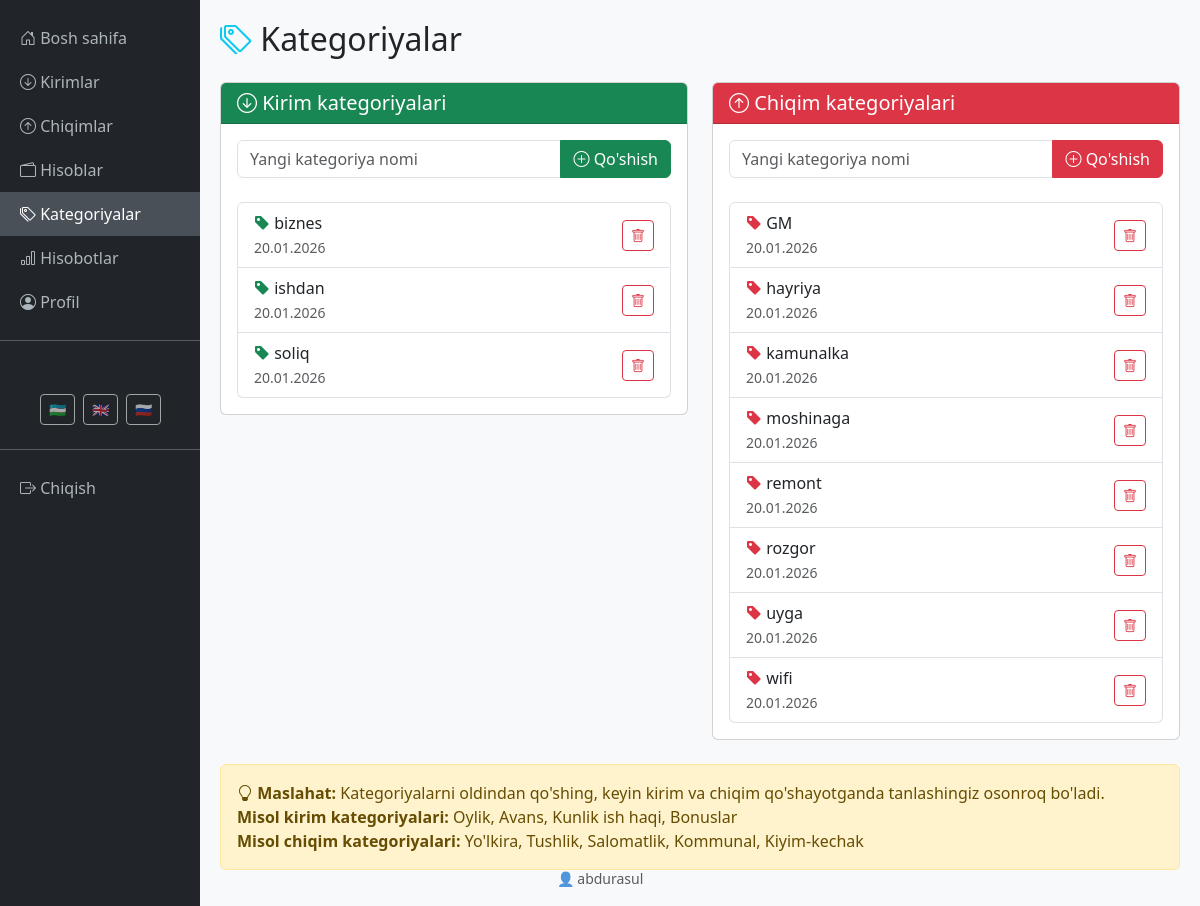
The app's page /uz/categories/ (signed in) with its own data.
### finance/models.py (models this page shows, shortened)
class IncomeCategory(models.Model):
    user = models.ForeignKey(User, on_delete=models.CASCADE, related_name='income_categories')
    name = models.CharField(max_length=100, verbose_name='Kategoriya nomi')
    created_at = models.DateTimeField(auto_now_add=True)
    class Meta:
        verbose_name = 'Kirim kategoriyasi'
        verbose_name_plural = 'Kirim kategoriyalari'
        ordering = ['name']

class ExpenseCategory(models.Model):
    user = models.ForeignKey(User, on_delete=models.CASCADE, related_name='expense_categories')
    name = models.CharField(max_length=100, verbose_name='Kategoriya nomi')
    created_at = models.DateTimeField(auto_now_add=True)
    class Meta:
        verbose_name = 'Chiqim kategoriyasi'
        verbose_name_plural = 'Chiqim kategoriyalari'
        ordering = ['name']

### finance/views.py (the view, shortened to what this page needs)
# urls.py: path('categories/', category_list_view, name='category_list'),
@login_required
def category_list_view(request):
    income_categories = IncomeCategory.objects.filter(user=request.user)
    expense_categories = ExpenseCategory.objects.filter(user=request.user)
    context = {
        'income_categories': income_categories,
        'expense_categories': expense_categories,
        'income_form': IncomeCategoryForm(),
        'expense_form': ExpenseCategoryForm(),
    }
    return render(request, 'finance/category_list.html', context)

### finance/forms.py
class IncomeCategoryForm(forms.ModelForm):
    class Meta:
        model = IncomeCategory
        fields = ['name']

class ExpenseCategoryForm(forms.ModelForm):
    class Meta:
        model = ExpenseCategory
        fields = ['name']

### finance/templates/finance/category_list.html (shortened to what this page needs)
{% extends 'finance/base.html' %}
{% load i18n %}
{% block content %}
<h2 class="mb-4"><i class="bi bi-tags text-info"></i> {% trans "Kategoriyalar" %}</h2>
<div class="row">
    <div class="col-md-6">
        <div class="card">
            <div class="card-header bg-success text-white">
                <h5 class="mb-0"><i class="bi bi-arrow-down-circle"></i> {% trans "Kirim kategoriyalari" %}</h5>
            </div>
            <div class="card-body">
                <form method="POST" class="mb-4">
                    <div class="input-group">
                        <input type="text" name="name" class="form-control" placeholder="{% trans 'Yangi kategoriya nomi' %}" required>
                        <button type="submit" name="income_category" class="btn btn-success">
                            <i class="bi bi-plus-circle"></i> {% trans "Qo'shish" %}
                        </button>
                    </div>
                </form>
                {% if income_categories %}
                <ul class="list-group">
                    {% for category in income_categories %}
                    <li class="list-group-item d-flex justify-content-between align-items-center">
                        <div>
                            <i class="bi bi-tag-fill text-success"></i> {{ category.name }}
                            <br><small class="text-muted">{{ category.created_at|date:"d.m.Y" }}</small>
                        </div>
                        <a href="{% url 'finance:income_category_delete' category.pk %}"
                           class="btn btn-sm btn-outline-danger"
                           title="{% trans 'O\'chirish' %}">
                            <i class="bi bi-trash"></i>
                        </a>
                    </li>
                    {% endfor %}
                </ul>
                {% else %}
                <div class="alert alert-info">
                    <i class="bi bi-info-circle"></i> {% trans "Hech qanday kirim kategoriyasi yo'q" %}
                </div>
                {% endif %}
            </div>
        </div>
    </div>
    <div class="col-md-6">
        <div class="card">
            <div class="card-header bg-danger text-white">
                <h5 class="mb-0"><i class="bi bi-arrow-up-circle"></i> {% trans "Chiqim kategoriyalari" %}</h5>
            </div>
            <div class="card-body">
                <form method="POST" class="mb-4">
                    <div class="input-group">
                        <input type="text" name="name" class="form-control" placeholder="{% trans 'Yangi kategoriya nomi' %}" required>
                        <button type="submit" name="expense_category" class="btn btn-danger">
                            <i class="bi bi-plus-circle"></i> {% trans "Qo'shish" %}
                        </button>
                    </div>
                </form>
                {% if expense_categories %}
                <ul class="list-group">
                    {% for category in expense_categories %}
                    <li class="list-group-item d-flex justify-content-between align-items-center">
                        <div>
                            <i class="bi bi-tag-fill text-danger"></i> {{ category.name }}
                            <br><small class="text-muted">{{ category.created_at|date:"d.m.Y" }}</small>
                        </div>
                        <a href="{% url 'finance:expense_category_delete' category.pk %}"
                           class="btn btn-sm btn-outline-danger"
                           title="{% trans 'O\'chirish' %}">
                            <i class="bi bi-trash"></i>
                        </a>
                    </li>
                    {% endfor %}
                </ul>
                {% else %}
                <div class="alert alert-info">
                    <i class="bi bi-info-circle"></i> {% trans "Hech qanday chiqim kategoriyasi yo'q" %}
                </div>
                {% endif %}
            </div>
        </div>
    </div>
</div>
<div class="alert alert-warning mt-4">
    <i class="bi bi-lightbulb"></i>
    <strong>{% trans "Maslahat:" %}</strong> {% trans "Kategoriyalarni oldindan qo'shing, keyin kirim va chiqim qo'shayotganda tanlashingiz osonroq bo'ladi." %}
    <br>
    <strong>{% trans "Misol kirim kategoriyalari:" %}</strong> {% trans "Oylik, Avans, Kunlik ish haqi, Bonuslar" %}
    <br>
    <strong>{% trans "Misol chiqim kategoriyalari:" %}</strong> {% trans "Yo'lkira, Tushlik, Salomatlik, Kommunal, Kiyim-kechak" %}
</div>
{% endblock %}

### finance/templates/finance/base.html (shortened to what this page needs)
<!DOCTYPE html>
{% load i18n %}
<html lang="uz">
<head>
    <link href="https://cdn.jsdelivr.net/npm/bootstrap@5.3.0/dist/css/bootstrap.min.css" rel="stylesheet">
    <link rel="stylesheet" href="https://cdn.jsdelivr.net/npm/bootstrap-icons@1.10.0/font/bootstrap-icons.css">
</head>
<body>
    {% if user.is_authenticated and user.is_active %}
    <div class="container-fluid">
        <div class="row">
            <div class="col-md-2 sidebar p-0">
                <nav class="mt-3">
                    <a href="{% url 'finance:dashboard' %}" class="{% if request.resolver_match.url_name == 'dashboard' %}active{% endif %}">
                        <i class="bi bi-house-door"></i> {% trans "Bosh sahifa" %}
                    </a>
                    <a href="{% url 'finance:income_list' %}" class="{% if 'income' in request.path %}active{% endif %}">
                        <i class="bi bi-arrow-down-circle"></i> {% trans "Kirimlar" %}
                    </a>
                    <a href="{% url 'finance:expense_list' %}" class="{% if 'expense' in request.path %}active{% endif %}">
                        <i class="bi bi-arrow-up-circle"></i> {% trans "Chiqimlar" %}
                    </a>
                    <a href="{% url 'finance:account_list' %}" class="{% if 'account' in request.path %}active{% endif %}">
                        <i class="bi bi-wallet2"></i> {% trans "Hisoblar" %}
                    </a>
                    <a href="{% url 'finance:category_list' %}" class="{% if 'categor' in request.path %}active{% endif %}">
                        <i class="bi bi-tags"></i> {% trans "Kategoriyalar" %}
                    </a>
                    <a href="{% url 'finance:reports' %}" class="{% if 'reports' in request.path %}active{% endif %}">
                        <i class="bi bi-bar-chart"></i> {% trans "Hisobotlar" %}
                    </a>
                    <a href="{% url 'finance:profile' %}" class="{% if 'profile' in request.path %}active{% endif %}">
                        <i class="bi bi-person-circle"></i> {% trans "Profil" %}
                    </a>
                    <hr class="text-white">
                    <div class="px-3 py-2">
                        <small class="text-muted d-block mb-2"><i class="bi bi-translate"></i> {% trans "Til" %}</small>
                        <form action="{% url 'set_language' %}" method="post" id="language-form">
                            <div class="d-flex gap-2 justify-content-center">
                                <button type="submit" name="language" value="uz" class="btn btn-sm btn-outline-light lang-flag {% if LANGUAGE_CODE == 'uz' %}active{% endif %}" title="O'zbek">
                                    🇺🇿
                                </button>
                                <button type="submit" name="language" value="en" class="btn btn-sm btn-outline-light lang-flag {% if LANGUAGE_CODE == 'en' %}active{% endif %}" title="English">
                                    🇬🇧
                                </button>
                                <button type="submit" name="language" value="ru" class="btn btn-sm btn-outline-light lang-flag {% if LANGUAGE_CODE == 'ru' %}active{% endif %}" title="Русский">
                                    🇷🇺
                                </button>
                            </div>
                        </form>
                    </div>
                    <hr class="text-white">
                    <a href="{% url 'finance:logout' %}">
                        <i class="bi bi-box-arrow-right"></i> {% trans "Chiqish" %}
                    </a>
                </nav>
                <div class="p-3 text-center position-absolute bottom-0 w-100">
                    <small class="text-muted">👤 {{ user.username }}</small>
                </div>
            </div>
            <div class="col-md-10 main-content">
                {% block content %}{% endblock %}
            </div>
        </div>
    </div>
    {% endif %}
</body>
</html>

### finance/templates/finance/base.html (style rules this page uses)
body { background-color: #f8f9fa; }
.sidebar { min-height: 100vh; background-color: #212529; }
.sidebar a { color: #adb5bd; text-decoration: none; padding: 10px 20px; display: block; transition: all 0.3s; }
.sidebar a:hover, .sidebar a.active { background-color: #495057; color: #fff; }
.main-content { padding: 20px; }
.lang-flag { cursor: pointer; opacity: 0.6; transition: opacity 0.3s; }

### records on screen
IncomeCategory: name "biznes", created_at "20.01.2026"
IncomeCategory: name "ishdan", created_at "20.01.2026"
IncomeCategory: name "soliq", created_at "20.01.2026"
ExpenseCategory: name "GM", created_at "20.01.2026"
ExpenseCategory: name "hayriya", created_at "20.01.2026"
ExpenseCategory: name "kamunalka", created_at "20.01.2026"
ExpenseCategory: name "moshinaga", created_at "20.01.2026"
ExpenseCategory: name "remont", created_at "20.01.2026"
ExpenseCategory: name "rozgor", created_at "20.01.2026"
ExpenseCategory: name "uyga", created_at "20.01.2026"
ExpenseCategory: name "wifi", created_at "20.01.2026"

### other values on screen
{{ user.username }} "abdurasul"
